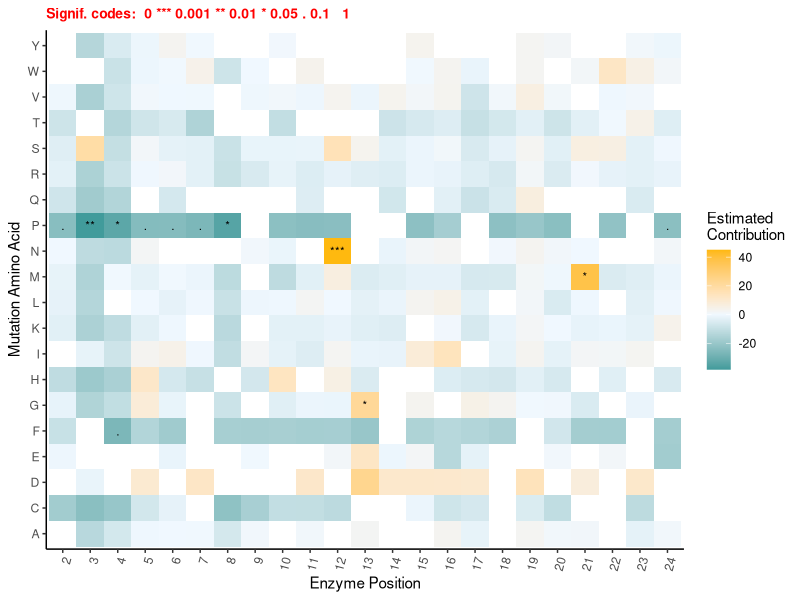

This figure's R source:
## ---- chunk 1
library(ggplot2)
library(dplyr)
library(readr)
library(tidyverse)
library(broom)
## ---- chunk 2
data_JE_raw <- read_csv("Data_JuliAndEmma.csv")

#have to split for generalization later (correspond WT)

JE_1 <- data_JE_raw %>%
  select(c(1, 2, 3, 6, 7, 8)) %>%
  filter(library != 0, B1_1 != 0 | B2_1 != 0) %>% #remove rows that has library = 0 OR (b1 = 0 AND b2 = 0)
  mutate_all(~ ifelse(. == 0, 0.1, .)) #change value=0 to 0.1

  #GENERALIZE
  #formula: dMut = (Mut B1/ WT B1) / (Mut lib / WT lib)
  JE_1$B1_1dMut <- (JE_1$B1_1/ JE_1$B1_1[1])  / (JE_1$library/ JE_1$library[1])
  JE_1$B2_1dMut <- (JE_1$B2_1/ JE_1$B2_1[1])  / (JE_1$library/ JE_1$library[1])
  JE_1$changeB2_B1 <- JE_1$B2_1dMut - JE_1$B1_1dMut

JE_2 <- data_JE_raw %>%
  select(c(1, 4, 5, 6, 7, 8)) %>%
  filter(library != 0, B1_2 != 0 | B2_2 != 0) %>%
  mutate_all(~ ifelse(. == 0, 0.1, .))

  #GENERALIZE
  #formula: dMut = (Mut B1/ WT B1) / (Mut lib / WT lib)
  JE_2$B1_2dMut <- (JE_2$B1_2/ JE_2$B1_2[1])  / (JE_2$library/ JE_2$library[1])
  JE_2$B2_2dMut <- (JE_2$B2_2/ JE_2$B2_2[1])  / (JE_2$library/ JE_2$library[1])
  JE_2$changeB2_B1 <- JE_2$B2_2dMut - JE_2$B1_2dMut
## ---- chunk 3
#binding
data_JE <- rbind(
  select(JE_1, 'pos', 'mut', 'changeB2_B1'),
  select(JE_2, 'pos', 'mut', 'changeB2_B1')
)
## ---- chunk 4
data_JE<- arrange(data_JE, pos)
data_JE$pos <- as.character(data_JE$pos)
## ---- chunk 5
# Convert pos to a factor with levels including "25"
data_JE$pos <- as.factor(data_JE$pos)
levels(data_JE$pos) <-c("25", levels(data_JE$pos)[-which(levels(data_JE$pos) == "25")])

# Set "25" as the reference level
data_JE$pos <- relevel(data_JE$pos, ref = "25")

# Fit the Gaussian linear regression model
gauss_model <- glm(changeB2_B1 ~ pos * mut, data = data_JE, family = gaussian)
options(max.print=10000)    #set limit to print the output
# Display the summary of the model
summary(gauss_model)

## ---- chunk 6
fea <- names(coef(gauss_model))[45:length(names(coef(gauss_model)))]      #get features' names

#split the features' names (e.g from "pos137:mutA" to "137" and "A")
mut <- list()
pos <- list ()
for (i in fea){
              str_split <- strsplit(i, ":")
              pos <- append(pos, substr(str_split[[1]][1], 4,6))    # e.g extract 137
              mut <- append(mut, substr(str_split[[1]][2], 4,4))    # e.g extract A
}


est <- coef(gauss_model)[-1][44:length(coef(gauss_model)[-1])]          #get estimated contribution 
#p <- coef(summary(gauss_model))[-1,4]         #get p-value
p <- tidy(gauss_model)$p.value[45:483]        #to extract all including NA value
## ---- chunk 7
#create data frame of pos, mut, estimated contribution, alpha
data_for_plot<- do.call(rbind, Map(data.frame, Pos=pos, Mut=mut, Est = est, p_value =p))
data_for_plot$alpha <- ifelse(data_for_plot$p_value<0.001,'***', ifelse(0.001 <data_for_plot$p_value & data_for_plot$p_value<0.01,'**', ifelse(0.01<data_for_plot$p_value& data_for_plot$p_value<0.05,'*', ifelse(0.05<data_for_plot$p_value& data_for_plot$p_value<0.1,'.', ' '))))
## ---- chunk 8
# Define the desired order for Pos as a vector
desired_order <- c(2:25)  # Modify this as needed

# Convert Pos to a factor with the desired order
data_for_plot$Pos <- factor(data_for_plot$Pos, levels = desired_order)

#plot estimated contribution vs features
ggplot(data_for_plot, aes(x = Pos, y = Mut)) +
  geom_tile(aes(fill = Est)) + 
  geom_text(aes(label = alpha), size = 3)+
  scale_fill_gradient2(midpoint= 0, na.value = 'white',high = 'darkgoldenrod1 ', low = 'cyan4', mid ='aliceblue')+ 
  theme_classic() +
  theme(axis.text.x = element_text(angle = 75, hjust=1), plot.subtitle = element_text(size = 10, color = "red", face = "bold"))+
  labs(y = "Mutation Amino Acid", x = "Enzyme Position", fill= 'Estimated
Contribution', subtitle = 'Signif. codes:  0 *** 0.001 ** 0.01 * 0.05 . 0.1   1')
